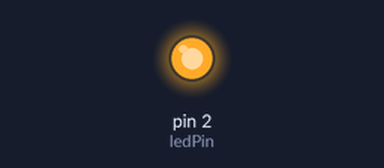
Recording of a sketch running on a simulated Arduino Uno, built with avr-gcc and run on an emulated ATmega328P. Shown: output pins drawn as LEDs (lit = HIGH).

Above: at 1.0 s.
At 7.6 s:
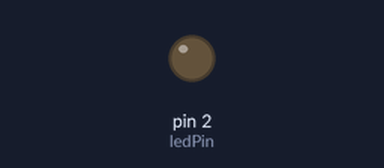
Timing chart, 0 to 8.0 s (numbered marks = the images above):
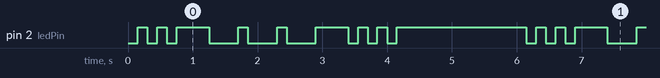

The sketch:

ex03.ino
```cpp
const int ledPin = 2;
unsigned long prevMillis = 0;

const int DOT = 150;
const int DASH = 450;
const int GAP = 150;
const int LETTER = 500;
const int WORD = 2000;

int sequence[] = {
  0,2,0,2,0,    // S 三短
  3,
  1,2,1,2,1,    // O 三长
  3,
  0,2,0,2,0,    // S 三短
  4              // 长停顿
};

int step = 0;
int len = sizeof(sequence) / sizeof(sequence[0]);

void setup() {
  pinMode(ledPin, OUTPUT);
}

void loop() {
  unsigned long currMillis = millis();
  int cmd = sequence[step];
  unsigned long dur = 0;
  bool state = LOW;

  if (cmd == 0) { dur = DOT; state = HIGH; }
  if (cmd == 1) { dur = DASH; state = HIGH; }
  if (cmd == 2) { dur = GAP; state = LOW; }
  if (cmd == 3) { dur = LETTER; state = LOW; }
  if (cmd == 4) { dur = WORD; state = LOW; }

  if (currMillis - prevMillis >= dur) {
    prevMillis = currMillis;
    digitalWrite(ledPin, state);
    step++;
    if (step >= len) step = 0;
  }
}
```

Measured:
- by itself, pin 2 (ledPin): repeats every 6.2 s: LOW 0.15 s, HIGH 0.15 s, LOW 0.15 s, HIGH 0.50 s, 2 × (LOW 0.45 s, HIGH 0.15 s), LOW 0.45 s, HIGH 0.50 s, 2 × (LOW 0.15 s, HIGH 0.15 s), LOW 0.15 s, HIGH 2.0 s, LOW 0.15 s, HIGH 0.15 s
- by itself, everything shown: repeats every 6.2 s, in 18 steps
